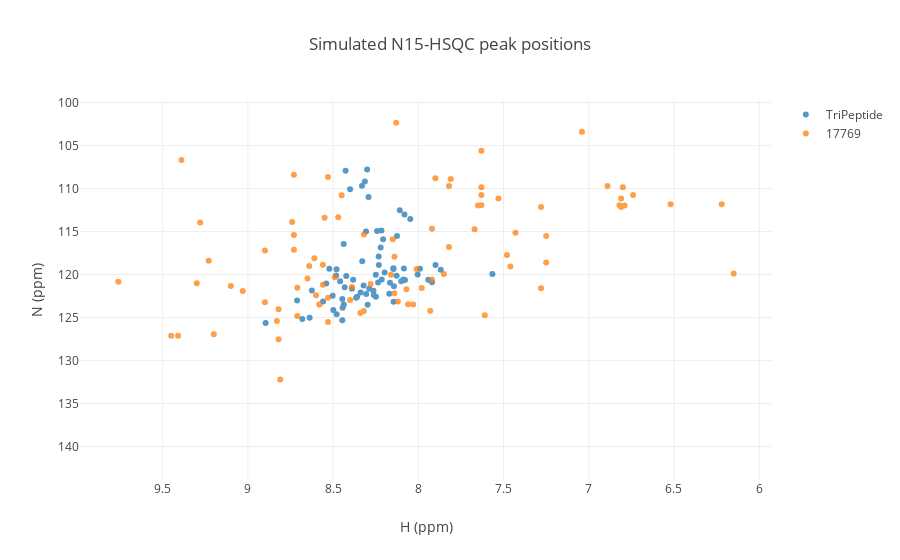

The notebook cell saved with this chart:
### Code cell
s.n15hsqc(bmrbid=17769,seq=seq)

### Figure 1 — Plotly figure (JSON) as saved in the notebook; plotly's stock layout.template omitted (floating-point values rounded to 4 significant figures)
{"data": [{"mode": "markers", "name": "TriPeptide", "opacity": 0.75, "text": ["TriPeptide-1-MET-1", "TriPeptide-76-GLY-1", "TriPeptide-2-GLN-1", "TriPeptide-3-ILE-1", "TriPeptide-4-PHE-1", "TriPeptide-5-VAL-1", "TriPeptide-6-LYS-1", "TriPeptide-7-THR-1", "TriPeptide-8-LEU-1", "TriPeptide-9-THR-1", "TriPeptide-10-GLY-1", "TriPeptide-11-LYS-1", "TriPeptide-12-THR-1", "TriPeptide-13-ILE-1", "TriPeptide-14-THR-1", "TriPeptide-15-LEU-1", "TriPeptide-16-GLU-1", "TriPeptide-17-VAL-1", "TriPeptide-18-GLU-1", "TriPeptide-20-SER-1", "TriPeptide-21-ASP-1", "TriPeptide-22-THR-1", "TriPeptide-23-ILE-1", "TriPeptide-24-GLU-1", "TriPeptide-25-ASN-1", "TriPeptide-26-VAL-1", "TriPeptide-27-LYS-1", "TriPeptide-28-ALA-1", "TriPeptide-29-LYS-1", "TriPeptide-30-ILE-1", "TriPeptide-31-GLN-1", "TriPeptide-32-ASP-1", "TriPeptide-33-LYS-1", "TriPeptide-34-GLU-1", "TriPeptide-35-GLY-1", "TriPeptide-36-ILE-1", "TriPeptide-39-ASP-1", "TriPeptide-40-GLN-1", "TriPeptide-41-GLN-1", "TriPeptide-42-ARG-1", "TriPeptide-43-LEU-1", "TriPeptide-44-ILE-1", "TriPeptide-45-PHE-1", "TriPeptide-46-ALA-1", "TriPeptide-47-GLY-1", "TriPeptide-48-LYS-1", "TriPeptide-49-GLN-1", "TriPeptide-50-LEU-1", "TriPeptide-51-GLU-1", "TriPeptide-52-ASP-1", "TriPeptide-53-GLY-1", "TriPeptide-54-ARG-1", "TriPeptide-55-THR-1", "TriPeptide-56-LEU-1", "TriPeptide-57-SER-1", "TriPeptide-58-ASP-1", "TriPeptide-59-TYR-1", "TriPeptide-60-ASN-1", "TriPeptide-61-ILE-1", "TriPeptide-62-GLN-1", "TriPeptide-63-LYS-1", "TriPeptide-64-GLU-1", "TriPeptide-65-SER-1", "TriPeptide-66-THR-1", "TriPeptide-67-LEU-1", "TriPeptide-68-HIS-1", "TriPeptide-69-LEU-1", "TriPeptide-70-VAL-1", "TriPeptide-71-LEU-1", "TriPeptide-72-ARG-1", "TriPeptide-73-LEU-1", "TriPeptide-74-ARG-1", "TriPeptide-75-GLY-1"], "type": "scatter", "x": [8.249, 8.331, 8.166, 8.146, 8.711, 8.432, 8.479, 8.216, 8.638, 8.109, 8.292, 8.1, 8.207, 8.896, 8.482, 8.444, 8.321, 8.459, 8.499, 8.081, 8.306, 8.047, 8.446, 8.625, 8.329, 8.088, 8.339, 8.145, 7.99, 8.288, 8.365, 8.198, 8.127, 8.423, 8.314, 7.565, 8.438, 8.147, 7.899, 8.078, 8.359, 8.54, 8.559, 8.446, 8.3, 7.942, 8.085, 8.261, 8.383, 8.232, 8.427, 8.004, 8.242, 8.437, 8.307, 8.249, 7.868, 8.233, 7.92, 8.143, 8.236, 8.522, 8.125, 8.221, 8.681, 8.48, 8.171, 8.502, 8.298, 8.389, 8.263, 8.215, 8.4], "y": [120.0, 109.7, 120.9, 119.3, 123.0, 121.5, 124.6, 114.9, 125.0, 112.5, 111.0, 120.8, 115.9, 125.6, 120.1, 123.9, 121.3, 120.8, 124.1, 113.0, 122.3, 113.5, 122.8, 121.8, 118.4, 120.6, 122.1, 123.2, 119.3, 121.6, 122.7, 119.8, 120.1, 120.2, 109.2, 119.9, 116.4, 119.3, 118.9, 120.6, 122.6, 121.0, 123.1, 125.3, 107.8, 120.6, 119.3, 122.4, 120.6, 118.9, 107.9, 120.0, 114.9, 123.5, 115.0, 122.6, 119.4, 117.9, 120.9, 121.4, 120.9, 119.3, 115.5, 116.9, 125.2, 119.4, 122.2, 122.5, 123.5, 121.6, 121.9, 120.6, 110.1]}, {"mode": "markers", "name": "17769", "opacity": 0.75, "text": ["17769-2-GLN-1", "17769-2-GLN-HE21-1", "17769-2-GLN-HE22-1", "17769-3-ILE-1", "17769-4-PHE-1", "17769-5-VAL-1", "17769-6-LYS-1", "17769-7-THR-1", "17769-8-LEU-1", "17769-9-THR-1", "17769-10-GLY-1", "17769-11-LYS-1", "17769-12-THR-1", "17769-13-ILE-1", "17769-14-THR-1", "17769-15-LEU-1", "17769-16-GLU-1", "17769-17-VAL-1", "17769-18-GLU-1", "17769-19-PRO-1", "17769-20-SER-1", "17769-21-ASP-1", "17769-22-THR-1", "17769-23-ILE-1", "17769-24-GLU-1", "17769-25-ASN-1", "17769-25-ASN-HD21-1", "17769-25-ASN-HD22-1", "17769-26-VAL-1", "17769-27-LYS-1", "17769-28-ALA-1", "17769-29-LYS-1", "17769-30-ILE-1", "17769-31-GLN-1", "17769-31-GLN-HE21-1", "17769-31-GLN-HE22-1", "17769-32-ASP-1", "17769-33-LYS-1", "17769-34-GLU-1", "17769-35-GLY-1", "17769-36-ILE-1", "17769-37-PRO-1", "17769-38-PRO-1", "17769-39-ASP-1", "17769-40-GLN-1", "17769-40-GLN-HE21-1", "17769-40-GLN-HE22-1", "17769-41-GLN-1", "17769-41-GLN-HE21-1", "17769-41-GLN-HE22-1", "17769-42-ARG-1", "17769-43-LEU-1", "17769-44-ILE-1", "17769-45-PHE-1", "17769-46-ALA-1", "17769-47-GLY-1", "17769-48-LYS-1", "17769-49-GLN-1", "17769-49-GLN-HE21-1", "17769-49-GLN-HE22-1", "17769-50-LEU-1", "17769-51-GLU-1", "17769-52-ASP-1", "17769-53-GLY-1", "17769-54-ARG-1", "17769-55-THR-1", "17769-56-LEU-1", "17769-57-SER-1", "17769-58-ASP-1", "17769-59-TYR-1", "17769-60-ASN-1", "17769-60-ASN-HD21-1", "17769-60-ASN-HD22-1", "17769-61-ILE-1", "17769-62-GLN-1", "17769-62-GLN-HE21-1", "17769-62-GLN-HE22-1", "17769-63-LYS-1", "17769-64-GLU-1", "17769-65-SER-1", "17769-66-THR-1", "17769-67-LEU-1", "17769-68-HIS-1", "17769-69-LEU-1", "17769-70-VAL-1", "17769-71-LEU-1", "17769-72-ARG-1", "17769-73-LEU-1", "17769-74-ARG-1", "17769-75-GLY-1", "17769-76-GLY-1"], "type": "scatter", "x": ["8.90", "7.65", "6.79", "8.32", "8.61", "9.30", "8.82", "8.73", "9.10", "7.63", "7.81", "7.28", "8.65", "9.45", "8.71", "8.71", "8.14", "8.90", "8.64", null, "7.04", "8.03", "7.90", "8.56", "9.76", "7.92", "7.82", "6.89", "8.07", "8.56", "8.06", "7.85", "8.28", "8.58", "7.63", "6.80", "8.01", "7.43", "8.74", "8.53", "6.15", null, null, "8.55", "7.82", "7.63", "6.74", "7.48", "6.22", "6.52", "8.53", "8.82", "9.03", "8.83", "8.81", "8.13", "7.98", "8.60", "7.63", "6.82", "8.53", "8.40", "8.16", "9.39", "7.46", "8.73", "8.14", "8.47", "7.93", "7.25", "8.15", "7.53", "6.81", "7.25", "7.61", "7.28", "6.81", "8.49", "9.28", "7.67", "8.73", "9.41", "9.23", "8.34", "9.20", "8.12", "8.58", "8.32", "8.39", "8.45", "7.92"], "y": ["123.22", "111.95", "111.95", "115.34", "118.11", "121.00", "127.52", "115.40", "121.33", "105.59", "108.89", "121.60", "120.44", "127.11", "121.52", "124.80", "122.16", "117.21", "118.99", "133.78", "103.40", "123.48", "108.80", "121.19", "120.83", "120.57", "109.70", "109.70", "121.71", "118.86", "123.44", "119.94", "121.08", "123.49", "109.85", "109.85", "119.36", "115.13", "113.87", "108.65", "119.88", "141.24", "134.93", "113.38", "116.78", "110.75", "110.75", "117.72", "111.81", "111.81", "122.68", "124.04", "121.92", "125.39", "132.20", "102.34", "121.57", "122.41", "111.92", "111.92", "125.52", "122.94", "120.03", "106.66", "119.05", "108.40", "117.92", "113.33", "124.19", "115.51", "115.90", "111.15", "111.15", "118.60", "124.74", "112.15", "112.15", "120.30", "113.95", "114.73", "117.11", "127.11", "118.38", "124.46", "126.94", "123.13", "123.49", "124.22", "121.45", "110.78", "114.68"]}], "layout": {"hovermode": "closest", "showlegend": true, "title": "Simulated N15-HSQC peak positions", "xaxis": {"autorange": "reversed", "title": "H (ppm)"}, "yaxis": {"autorange": "reversed", "title": "N (ppm)"}}}
